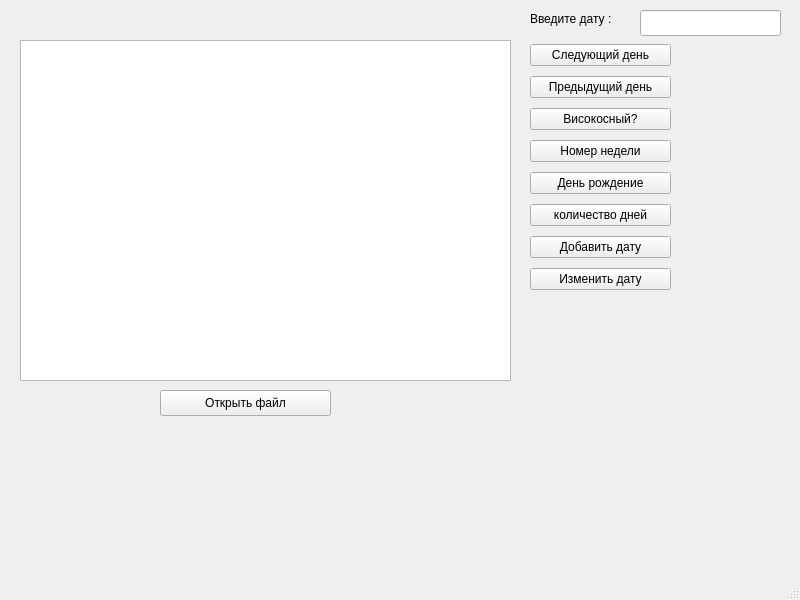
<?xml version="1.0" encoding="UTF-8"?>
<ui version="4.0">
 <class>MainWindow</class>
 <widget class="QMainWindow" name="MainWindow">
  <property name="geometry">
   <rect>
    <x>0</x>
    <y>0</y>
    <width>800</width>
    <height>600</height>
   </rect>
  </property>
  <property name="windowTitle">
   <string>MainWindow</string>
  </property>
  <property name="layoutDirection">
   <enum>Qt::LeftToRight</enum>
  </property>
  <widget class="QWidget" name="centralwidget">
   <widget class="QTableWidget" name="tableWidget">
    <property name="geometry">
     <rect>
      <x>20</x>
      <y>40</y>
      <width>491</width>
      <height>341</height>
     </rect>
    </property>
   </widget>
   <widget class="QPushButton" name="openFileButton">
    <property name="geometry">
     <rect>
      <x>160</x>
      <y>390</y>
      <width>171</width>
      <height>26</height>
     </rect>
    </property>
    <property name="text">
     <string>Открыть файл</string>
    </property>
   </widget>
   <widget class="QLineEdit" name="inputDateEdit">
    <property name="geometry">
     <rect>
      <x>640</x>
      <y>10</y>
      <width>141</width>
      <height>26</height>
     </rect>
    </property>
   </widget>
   <widget class="QLabel" name="label_7">
    <property name="geometry">
     <rect>
      <x>210</x>
      <y>10</y>
      <width>121</width>
      <height>18</height>
     </rect>
    </property>
    <property name="text">
     <string/>
    </property>
   </widget>
   <widget class="QLabel" name="label_8">
    <property name="geometry">
     <rect>
      <x>530</x>
      <y>10</y>
      <width>111</width>
      <height>18</height>
     </rect>
    </property>
    <property name="text">
     <string>Введите дату :</string>
    </property>
   </widget>
   <widget class="QWidget" name="layoutWidget">
    <property name="geometry">
     <rect>
      <x>530</x>
      <y>40</y>
      <width>141</width>
      <height>261</height>
     </rect>
    </property>
    <layout class="QVBoxLayout" name="verticalLayout">
     <item>
      <widget class="QPushButton" name="nextDayButton">
       <property name="text">
        <string>Следующий день</string>
       </property>
      </widget>
     </item>
     <item>
      <widget class="QPushButton" name="prevDayButton">
       <property name="text">
        <string>Предыдущий день</string>
       </property>
      </widget>
     </item>
     <item>
      <widget class="QPushButton" name="isLeapButton">
       <property name="text">
        <string>Високосный?</string>
       </property>
      </widget>
     </item>
     <item>
      <widget class="QPushButton" name="weekNumberButton">
       <property name="text">
        <string>Номер недели</string>
       </property>
      </widget>
     </item>
     <item>
      <widget class="QPushButton" name="birthdayButton">
       <property name="text">
        <string>День рождение</string>
       </property>
      </widget>
     </item>
     <item>
      <widget class="QPushButton" name="durationButton">
       <property name="text">
        <string>количество дней</string>
       </property>
      </widget>
     </item>
     <item>
      <widget class="QPushButton" name="addDateButton">
       <property name="text">
        <string>Добавить дату</string>
       </property>
      </widget>
     </item>
     <item>
      <widget class="QPushButton" name="editDateButton">
       <property name="text">
        <string>Изменить дату</string>
       </property>
      </widget>
     </item>
    </layout>
   </widget>
   <widget class="QWidget" name="layoutWidget">
    <property name="geometry">
     <rect>
      <x>680</x>
      <y>40</y>
      <width>111</width>
      <height>191</height>
     </rect>
    </property>
    <layout class="QVBoxLayout" name="verticalLayout_2">
     <item>
      <widget class="QLabel" name="label">
       <property name="text">
        <string/>
       </property>
      </widget>
     </item>
     <item>
      <widget class="QLabel" name="label_2">
       <property name="text">
        <string/>
       </property>
      </widget>
     </item>
     <item>
      <widget class="QLabel" name="label_3">
       <property name="text">
        <string/>
       </property>
      </widget>
     </item>
     <item>
      <widget class="QLabel" name="label_4">
       <property name="text">
        <string/>
       </property>
      </widget>
     </item>
     <item>
      <widget class="QLabel" name="label_5">
       <property name="text">
        <string/>
       </property>
      </widget>
     </item>
     <item>
      <widget class="QLabel" name="label_6">
       <property name="text">
        <string/>
       </property>
      </widget>
     </item>
    </layout>
   </widget>
  </widget>
  <widget class="QMenuBar" name="menubar">
   <property name="geometry">
    <rect>
     <x>0</x>
     <y>0</y>
     <width>800</width>
     <height>23</height>
    </rect>
   </property>
  </widget>
  <widget class="QStatusBar" name="statusbar"/>
 </widget>
 <resources/>
 <connections/>
</ui>
